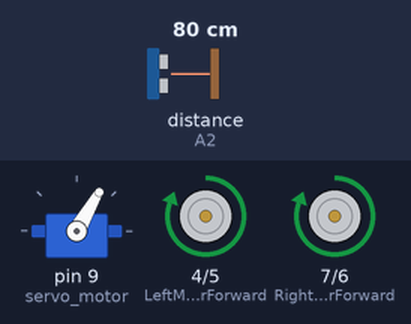
This sketch was run on a simulated Arduino Uno, built with avr-gcc and run on an emulated ATmega328P. On the bench: servo, motor-driver pin pairs drawn as motors (green arrow = first pin HIGH = forward, orange = second pin HIGH = backward, longer = more drive). Wiring (inferred from the names in the program): ultrasonic range finder: trigger A1; echo A2. The inputs (shaded band) are chosen by the test bench; at power-on: distance to the obstacle (sensor on A2) 80 cm. The echo pulse lasts 58.3 µs per cm.

Above: at 1.2 s.
1.3 s: distance to the obstacle (sensor on A2) set to 30 cm
2.8 s: distance to the obstacle (sensor on A2) set to 24 cm
At 3.04 s:
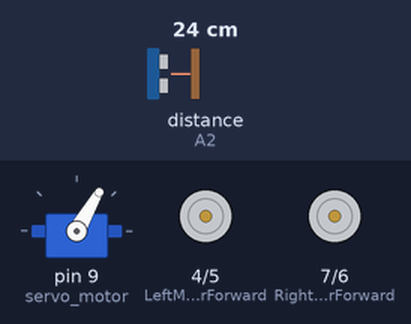
At 4.1 s:
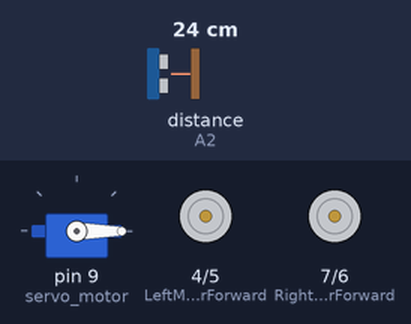
5.8 s: distance to the obstacle (sensor on A2) set to 35 cm
8.8 s: distance to the obstacle (sensor on A2) set to 2 cm
At 10.8 s:
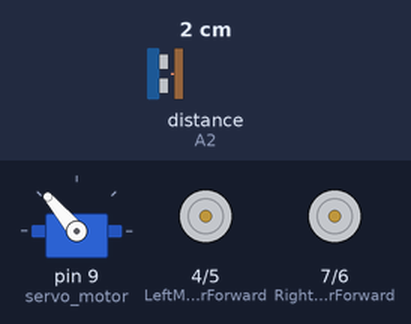
Timing chart, 0 to 12.8 s (numbered marks = the images above; inputs shaded):
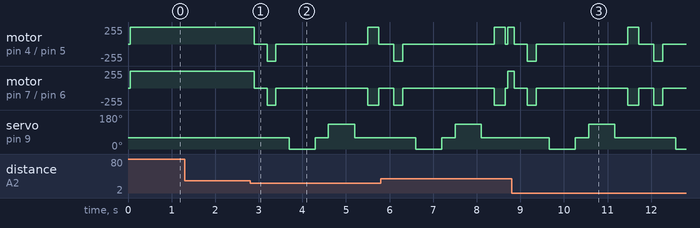

Measured:
- the behaviour switches between 27 and 26 cm on distance to the obstacle (sensor on A2) (found by bisection; images 0 and 1)
- after the input at 1.3 s, every drawn part: stays the same

The sketch:

Obstacle_avoider.ino
```cpp
#include <Servo.h>          //Servo motor library. This is standard library

//our L298N control pins
const int LeftMotorForward = 4;
const int LeftMotorBackward = 5;
const int RightMotorForward = 7;
const int RightMotorBackward = 6;

//sensor pins
#define trig A1 //analog input 1
#define echo A2 //analog input 2

#define maximum_distance 200
boolean goesForward = false;
int duration, distance = 100;

Servo servo_motor; //our servo name


void setup(){
  //Serial.begin(9600);

  pinMode(RightMotorForward, OUTPUT);
  pinMode(LeftMotorForward, OUTPUT);
  pinMode(LeftMotorBackward, OUTPUT);
  pinMode(RightMotorBackward, OUTPUT);

  pinMode(trig, OUTPUT);
  pinMode(echo, INPUT);

  servo_motor.attach(9); //our servo pin
  servo_motor.write(60);
}

void loop(){

  int distanceRight = 0;
  int distanceLeft = 0;
  delay(50);
  Serial.println(distance);

  if (distance <= 25){
    moveStop();
    delay(300);
    moveBackward();
    delay(200);
    moveStop();
    delay(300);
    distanceRight = lookRight();
    delay(300);
    distanceLeft = lookLeft();
    delay(300);

    if (distance >= distanceLeft){
      turnRight();
      moveStop();
    }
    else{
      turnLeft();
      moveStop();
    }
  }
  else{
    moveForward();
  }
    // Write a pulse to the HC-SR04 Trigger Pin
            digitalWrite(trig, LOW);
            delayMicroseconds(2);
            digitalWrite(trig, HIGH);
            delayMicroseconds(10);
            digitalWrite(trig, LOW);
            // Measure the response from the HC-SR04 Echo Pin
            duration = pulseIn(echo, HIGH);
            // Determine distance from duration
            // Use 343 metres per second as speed of sound
            distance = (duration / 2) * 0.0343;
}

int lookRight(){
  servo_motor.write(0);
  delay(500);
            digitalWrite(trig, LOW);
            delayMicroseconds(2);
            digitalWrite(trig, HIGH);
            delayMicroseconds(10);
            digitalWrite(trig, LOW);
            duration = pulseIn(echo, HIGH);
            distance = (duration / 2) * 0.0343;
  delay(100);
  servo_motor.write(60);
  return distance;
}

int lookLeft(){
  servo_motor.write(130);
  delay(500);
            digitalWrite(trig, LOW);
            delayMicroseconds(2);
            digitalWrite(trig, HIGH);
            delayMicroseconds(10);
            digitalWrite(trig, LOW);
            duration = pulseIn(echo, HIGH);
            distance = (duration / 2) * 0.0343;
  delay(100);
  servo_motor.write(60);
  return distance;
  delay(100);
}

void moveStop(){

  digitalWrite(RightMotorForward, LOW);
  digitalWrite(LeftMotorForward, LOW);
  digitalWrite(RightMotorBackward, LOW);
  digitalWrite(LeftMotorBackward, LOW);
}

void moveForward(){

  if(!goesForward){

    goesForward=true;

    digitalWrite(LeftMotorForward, HIGH);
    digitalWrite(RightMotorForward, HIGH);

    digitalWrite(LeftMotorBackward, LOW);
    digitalWrite(RightMotorBackward, LOW);
  }
}

void moveBackward(){

  goesForward=false;

  digitalWrite(LeftMotorBackward, HIGH);
  digitalWrite(RightMotorBackward, HIGH);

  digitalWrite(LeftMotorForward, LOW);
  digitalWrite(RightMotorForward, LOW);

}

void turnRight(){

  digitalWrite(LeftMotorForward, HIGH);
  digitalWrite(RightMotorBackward, HIGH);

  digitalWrite(LeftMotorBackward, LOW);
  digitalWrite(RightMotorForward, LOW);

  delay(250);

  digitalWrite(LeftMotorForward, HIGH);
  digitalWrite(RightMotorForward, HIGH);

  digitalWrite(LeftMotorBackward, LOW);
  digitalWrite(RightMotorBackward, LOW);


}

void turnLeft(){

  digitalWrite(LeftMotorBackward, HIGH);
  digitalWrite(RightMotorForward, HIGH);

  digitalWrite(LeftMotorForward, LOW);
  digitalWrite(RightMotorBackward, LOW);

  delay(250);

  digitalWrite(LeftMotorForward, HIGH);
  digitalWrite(RightMotorForward, HIGH);

  digitalWrite(LeftMotorBackward, LOW);
  digitalWrite(RightMotorBackward, LOW);
}
```
